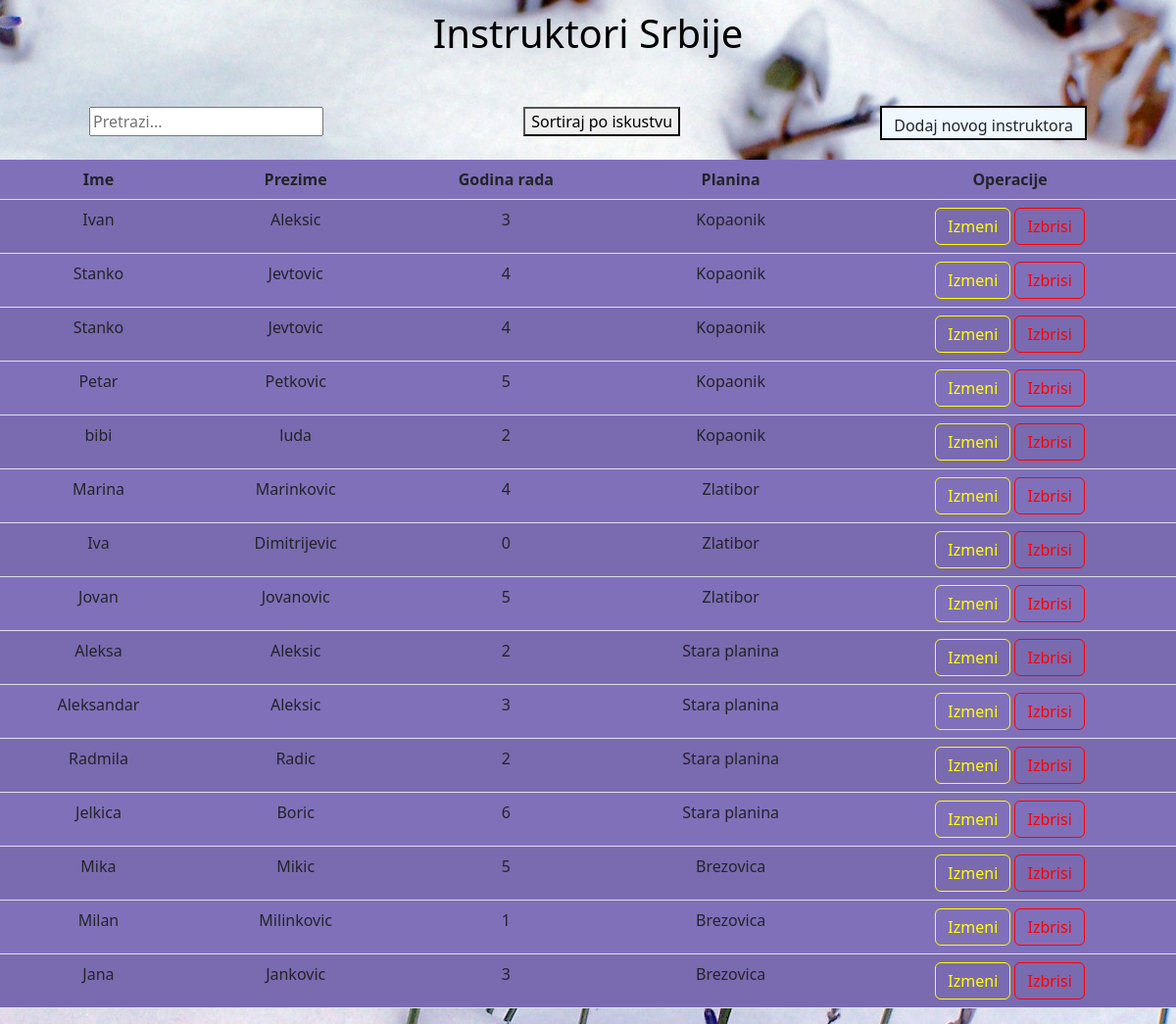
/Instruktori.php, run on the app's committed database.
### tables this page shows
CREATE TABLE `instruktor` (
  `id` int(10) NOT NULL AUTO_INCREMENT,
  `ime` varchar(30) NOT NULL,
  `prezime` varchar(30) NOT NULL,
  `godina_rada` int(2) NOT NULL,
  `planina_id` int(10) NOT NULL,
  PRIMARY KEY (`id`),
  KEY `spoljniKljuc` (`planina_id`),
  CONSTRAINT `spoljniKljuc` FOREIGN KEY (`planina_id`) REFERENCES `planina` (`id`)
);

CREATE TABLE `planina` (
  `id` int(10) NOT NULL AUTO_INCREMENT,
  `naziv` varchar(255) NOT NULL,
  `broj_staza` int(3) NOT NULL,
  `pocetak_sezone` date NOT NULL,
  PRIMARY KEY (`id`)
);

### model/instruktor.php (called while the page is built, shortened)
<?php
class Instruktor
{
    public static function getAll(mysqli $conn)
    {
        $query = "SELECT * FROM instruktor INNER JOIN planina ON instruktor.planina_id=planina.id";
        return $conn->query($query);
    }
}

### model/planina.php (called while the page is built, shortened)
<?php
class Planina
{
    public static function getById($id, mysqli $conn)
    {
        $query = "SELECT * FROM planina WHERE id=$id";
        $msqlObj = $conn->query($query);
        $row = $msqlObj->fetch_array();
        return $row;
    }
}

### Instruktori.php (the view, shortened to what this page needs)
<?php
require 'dbBroker.php';
require 'model/planina.php';
require 'model/instruktor.php';
$rezultat = Instruktor::getAll($conn);
if ($rezultat->num_rows == 0) {
    echo 'Nema instruktora!';
    die();
} else {
?>
    <!DOCTYPE html>
    <html lang="en">
    <head>
        <link rel="stylesheet" href="https://cdn.jsdelivr.net/npm/bootstrap@5.2.3/dist/css/bootstrap.min.css">
        <link rel="stylesheet" type="text/css" href="css/instruktori.css">
    </head>
    <body>
        <div class="jumbotron" style="color: black;">
            <h1>Instruktori Srbije</h1>
        </div>
        <div class="outer">
            <input id="search" type="text" style="margin-right: 200px" class="inner" placeholder="Pretrazi...">
            <button onclick="sortTable()" style="margin-right: 200px" class="inner">Sortiraj po iskustvu</button>
            <a class="btn inner" name="btn-add" id="btn-add" href="add.php">Dodaj novog instruktora</a>
        </div>
        <div class="panel-body">
            <table id="myTable" class="table table-hover table-striped" style="color: lavander; background-color: rgb(128, 112, 185);">
                <thead class="thead">
                    <tr>
                        <th scope="col">Ime</th>
                        <th scope="col">Prezime</th>
                        <th scope="col">Godina rada</th>
                        <th scope="col">Planina</th>
                        <th scope="col">Operacije</th>
                    </tr>
                </thead>
                <tbody id="myBody">
                    <form name="myForm" method="post">
                        <?php while ($red = $rezultat->fetch_array()) { ?>
                            <tr>
                                <td><?php echo  $red['ime']; ?></td>
                                <td><?php echo $red['prezime']; ?></td>
                                <td><?php echo $red['godina_rada']; ?></td>
                                <td><?php echo (Planina::getById($red['planina_id'], $conn))['naziv'] ?></td>
                                <td><a class="btn" href='modify.php?id=<?php echo $red[0] ?>' style="border-color:yellow; color:yellow">Izmeni</a>
                                    <a class="btn" href='model/delete.php?id="<?php echo $red[0] ?>"' style="border-color:red; color:red">Izbrisi</a>
                                </td>
                            </tr>
                    <?php }
                    }
                    ?>
                </tbody>
            </table>
        </div>
    </body>
    </html>

### css/instruktori.css (style rules this page uses)
body { background-image: url("../images/lavander.jpg"); background-size: 100% 100%; background-repeat: no-repeat; background-attachment: fixed; }
h1 { text-align: center; color: #000; margin-top: 10px; }
.panel-body { text-align: center; }
.outer { text-align: center; margin-top: 50px; margin-bottom: 20px; }
.inner { display: inline-block; }
#btn-add { border:2px solid #000; background-color: aliceblue; border-radius: 0px; height: 35px; text-size-adjust: calc(); }

### data on the page
instruktor: ime "Ivan", prezime "Aleksic", godina_rada "3", planina.naziv "Kopaonik"
instruktor: ime "Stanko", prezime "Jevtovic", godina_rada "4", planina.naziv "Kopaonik"
instruktor: ime "Stanko", prezime "Jevtovic", godina_rada "4", planina.naziv "Kopaonik"
instruktor: ime "Petar", prezime "Petkovic", godina_rada "5", planina.naziv "Kopaonik"
instruktor: ime "bibi", prezime "luda", godina_rada "2", planina.naziv "Kopaonik"
instruktor: ime "Marina", prezime "Marinkovic", godina_rada "4", planina.naziv "Zlatibor"
instruktor: ime "Iva", prezime "Dimitrijevic", godina_rada "0", planina.naziv "Zlatibor"
instruktor: ime "Jovan", prezime "Jovanovic", godina_rada "5", planina.naziv "Zlatibor"
instruktor: ime "Aleksa", prezime "Aleksic", godina_rada "2", planina.naziv "Stara planina"
instruktor: ime "Aleksandar", prezime "Aleksic", godina_rada "3", planina.naziv "Stara planina"
instruktor: ime "Radmila", prezime "Radic", godina_rada "2", planina.naziv "Stara planina"
instruktor: ime "Jelkica", prezime "Boric", godina_rada "6", planina.naziv "Stara planina"
instruktor: ime "Mika", prezime "Mikic", godina_rada "5", planina.naziv "Brezovica"
instruktor: ime "Milan", prezime "Milinkovic", godina_rada "1", planina.naziv "Brezovica"
instruktor: ime "Jana", prezime "Jankovic", godina_rada "3", planina.naziv "Brezovica"
